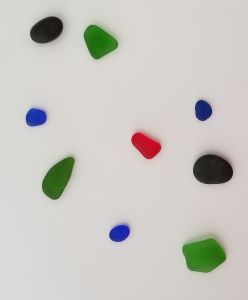
%> input picture Lecture 4/colorful rocks.jpg, 248 x 300 px
$ octave lec4.m   (GNU Octave 9; MATLAB toolbox functions it lacks are replaced by stand-ins)
%> lines starting %> are read from the running program, lines starting %| are printed output that depends on the picture; in (x1, y1, x2, y2) boxes, pixels count from 0 and x2, y2 are one past the last pixel; in counts of white or black regions, pixels touching at a corner belong together; the program's own positions count from 1
% % %  ***********************************************************
% % %  ***********************************************************
% % %   Read, Plot, Threshold (Segmentation), Save an image
% % %   Lecture 4, September 1, 2021
% % %  ***********************************************************
% % %  ***********************************************************
clc
clear

im = imread('colorful rocks.jpg');  % Read an image
%> im is the input picture: size 300x248x3 uint8; mean R, G, B 201.7, 199.4, 194.5
figure,imshow(im);                  % Plot an image

%% Changing RGB to Gray
imgray = rgb2gray(im);              % Convert image to gray of scale 0-1
imgray = im2double(imgray);         % Changes the unit8 to double
%> imgray: size 300x248 double
figure, imshow(imgray);

%% Thresholding
level = 0.72;
bw = im2bw(imgray, level);
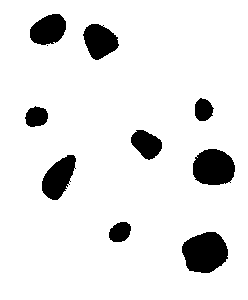
%> bw: size 300x248 logical; 90.6% white; 10 black regions (1 under 20 px), largest, box (x1, y1, x2, y2) and area: (182, 232, 228, 273) 1450, (193, 149, 235, 185) 1233, (42, 155, 76, 200) 951
% figure,
imshowpair(imgray, bw, 'montage')
% ***********Question***********
% ...
%% Reading another image..
im = imread('duck and balls.jpg');  % Read an image
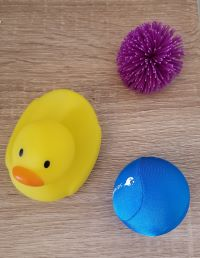
%> input picture Lecture 4/duck and balls.jpg, 200 x 258 px
%> im is the input picture: size 258x200x3 uint8; mean R, G, B 149.7, 131.5, 112.5
figure,imshow(im);

%% Changing RGB to Gray
imgray = rgb2gray(im);              % Convert image to gray of scale 0-1
%> imgray: size 258x200 uint8
imgray = im2double(imgray);         % Changes the unit8 to double
%> imgray: size 258x200 double
figure, imshow(imgray);

%% Thresholding
level = 0.5;
bw = im2bw(imgray, level);          % Thresholding: pixels>level => 1, else pixels = 0
%> bw: size 258x200 logical; 69% white; 337 black regions (299 under 20 px), largest, box (x1, y1, x2, y2) and area: (74, 140, 200, 236) 5543, (71, 21, 200, 105) 5457, (0, 0, 170, 24) 1587
% figure,
imshowpair(imgray, bw,'montage')

%% RGB color space
imRed = im(:,:,1);
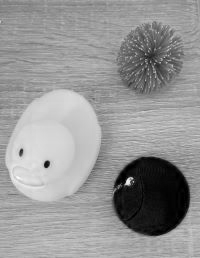
%> imRed: size 258x200 uint8; min 0, max 253, mean 149.7
imGreen = im(:,:,2);
imBlue = im(:,:,3);
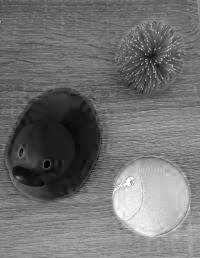
%> imBlue: size 258x200 uint8; min 0, max 255, mean 112.5

figure,
subplot(2,2,1), imshow(im);
title('Original img');
subplot(2,2,2), imshow(imRed);
title('Red plane img');
subplot(2,2,3), imshow(imGreen);
title('Green plane img');
subplot(2,2,4), imshow(imBlue);
title('Blue plane img');
%% ******* Another Idea *******
levelr = 0.48;
levelg = 0.33;
levelb = 0.29;
bwRed = im2bw(imRed, levelr);
%> bwRed: size 258x200 logical; 84.4% white; 53 black regions (48 under 20 px), largest, box (x1, y1, x2, y2) and area: (108, 156, 192, 237) 4979, (117, 22, 185, 95) 2891, (44, 161, 50, 168) 35, (92, 164, 102, 170) 24, (19, 149, 23, 156) 21
bwGreen = im2bw(imGreen, levelg);
%> bwGreen: size 258x200 logical; 91.6% white; 31 black regions (28 under 20 px), largest, box (x1, y1, x2, y2) and area: (115, 21, 185, 96) 3716, (119, 157, 182, 177) 524, (44, 161, 50, 168) 33
bwBlue = im2bw(imBlue, levelb);
%> bwBlue: size 258x200 logical; 82.8% white; 69 black regions (65 under 20 px), largest, box (x1, y1, x2, y2) and area: (4, 88, 103, 201) 7875, (114, 42, 167, 94) 802, (132, 85, 138, 94) 25, (156, 42, 163, 49) 22
bwfinal = bwRed&bwGreen&bwBlue;     % Accepting the pixels that are all 1s
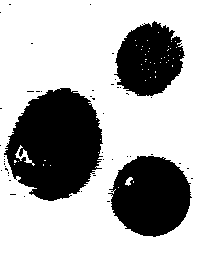
%> bwfinal: size 258x200 logical; 67.7% white; 47 black regions (44 under 20 px), largest, box (x1, y1, x2, y2) and area: (4, 88, 103, 201) 7893, (108, 156, 192, 237) 4979, (114, 21, 185, 96) 3729

%figure,
subplot(2,2,1), imshow(bwRed)
title('Red plane');
subplot(2,2,2), imshow(bwGreen)
title('Green plane');
subplot(2,2,3), imshow(bwBlue)
title('Blue plane');
subplot(2,2,4), imshow(bwfinal)
title('Sum of all planes');

%% Reverse the 0s and 1s
bwcomp = imcomplement(bwfinal);
figure, imshow(bwcomp);

%% Count the number of objects
nrOfpixels = 20;
objs = bwareaopen(bwcomp,nrOfpixels);  % Remove objects < nrOfpixels
%figure,
imshowpair(bwcomp, objs, 'montage')
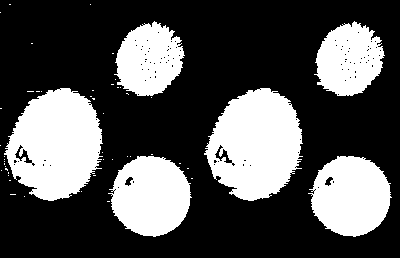
%> displayed picture: size 258x400, on the screen's scale of 0 to 255; 32.3% white; 50 white regions (44 under 20 px), largest, box (x1, y1, x2, y2) and area: (4, 88, 103, 201) 7893, (204, 88, 303, 201) 7893, (108, 156, 192, 237) 4979, (308, 156, 392, 237) 4979, (114, 21, 185, 96) 3729, (314, 21, 385, 96) 3729
labels = bwlabeln(objs);               % Label the connected components/objects
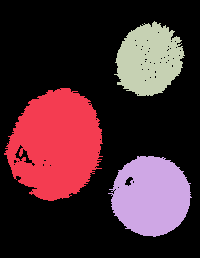
%> labels: size 258x200 double; 4 distinct labels, from 0 to 3; one colour per label, 0 black
nrOflabels = max(labels(:))
%> nrOflabels = 3
saveas(gcf,'final result.png')
%% Saving and loading images/.mat files/...
if exist('final.mat','file') ~= 2
    save('final.mat','im','objs', 'nrOflabels') % If size is too large, add '-v7.3' as the last input
else
    load('final.mat')
end
